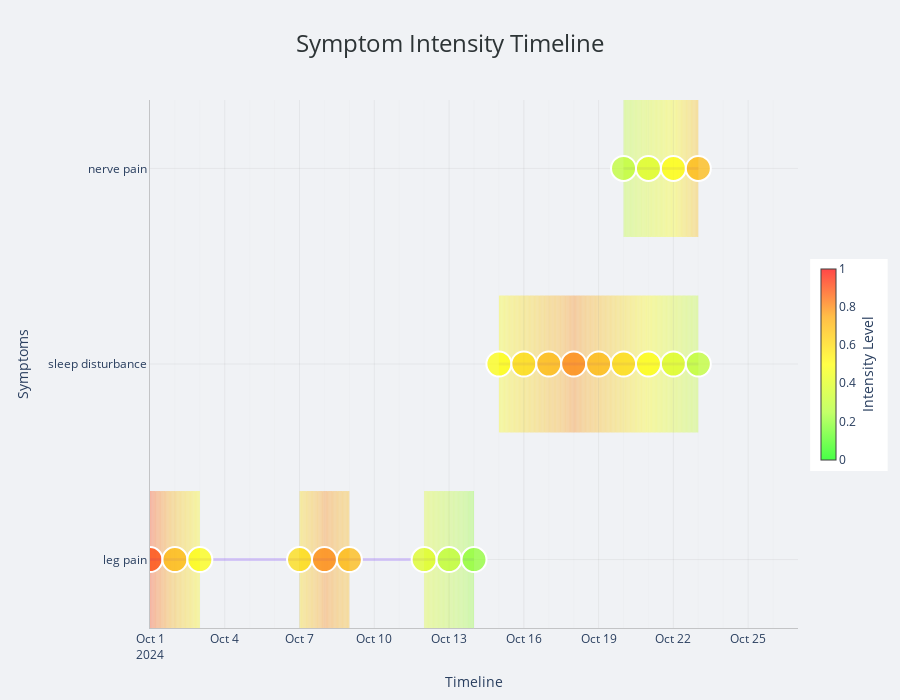

Notebook code cell kept with this figure:
### Code cell
import pandas as pd
import plotly.graph_objects as go

data = [
    {"symptom": "leg pain", "date": "2024-10-01", "is_active": True, "intensity": 0.9, "reason": "Patient reports severe leg pain, difficulty walking"},
    {"symptom": "leg pain", "date": "2024-10-02", "is_active": True, "intensity": 0.7, "reason": "Leg pain continues but slightly improved with prescribed medication"},
    {"symptom": "leg pain", "date": "2024-10-03", "is_active": True, "intensity": 0.5, "reason": "Moderate leg pain, patient able to walk short distances"},
    {"symptom": "leg pain", "date": "2024-10-04", "is_active": False, "intensity": 0.0, "reason": "No leg pain reported today"},
    {"symptom": "leg pain", "date": "2024-10-05", "is_active": False, "intensity": 0.0, "reason": "Patient remains pain free"},
    {"symptom": "leg pain", "date": "2024-10-06", "is_active": False, "intensity": 0.0, "reason": "No leg pain symptoms"},
    {"symptom": "leg pain", "date": "2024-10-07", "is_active": True, "intensity": 0.6, "reason": "Leg pain has returned, moderate intensity"},
    {"symptom": "leg pain", "date": "2024-10-08", "is_active": True, "intensity": 0.8, "reason": "Significant increase in leg pain, limiting mobility"},
    {"symptom": "leg pain", "date": "2024-10-09", "is_active": True, "intensity": 0.7, "reason": "Leg pain remains high but slightly improved from yesterday"},
    {"symptom": "leg pain", "date": "2024-10-10", "is_active": False, "intensity": 0.0, "reason": "Pain has subsided completely"},
    {"symptom": "leg pain", "date": "2024-10-11", "is_active": False, "intensity": 0.0, "reason": "No pain reported"},
    {"symptom": "leg pain", "date": "2024-10-12", "is_active": True, "intensity": 0.4, "reason": "Mild leg pain has returned"},
    {"symptom": "leg pain", "date": "2024-10-13", "is_active": True, "intensity": 0.3, "reason": "Minimal leg pain, well controlled"},
    {"symptom": "leg pain", "date": "2024-10-14", "is_active": True, "intensity": 0.2, "reason": "Very mild leg pain, continuing to improve"},

    {"symptom": "sleep disturbance", "date": "2024-10-15", "is_active": True, "intensity": 0.5, "reason": "Patient reports moderate difficulty falling asleep"},
    {"symptom": "sleep disturbance", "date": "2024-10-16", "is_active": True, "intensity": 0.6, "reason": "Sleep issues worsening, waking up multiple times"},
    {"symptom": "sleep disturbance", "date": "2024-10-17", "is_active": True, "intensity": 0.7, "reason": "Significant sleep disruption, affecting daytime function"},
    {"symptom": "sleep disturbance", "date": "2024-10-18", "is_active": True, "intensity": 0.8, "reason": "Severe insomnia, only getting 2-3 hours of sleep"},
    {"symptom": "sleep disturbance", "date": "2024-10-19", "is_active": True, "intensity": 0.7, "reason": "Sleep slightly improved but still significantly disturbed"},
    {"symptom": "sleep disturbance", "date": "2024-10-20", "is_active": True, "intensity": 0.6, "reason": "Moderate sleep issues, medication helping somewhat"},
    {"symptom": "sleep disturbance", "date": "2024-10-21", "is_active": True, "intensity": 0.5, "reason": "Sleep quality improving with treatment"},
    {"symptom": "sleep disturbance", "date": "2024-10-22", "is_active": True, "intensity": 0.4, "reason": "Mild sleep disturbance, getting better rest"},
    {"symptom": "sleep disturbance", "date": "2024-10-23", "is_active": True, "intensity": 0.3, "reason": "Minor sleep issues, mostly resolved"},
    {"symptom": "sleep disturbance", "date": "2024-10-24", "is_active": False, "intensity": 0.0, "reason": "Sleep has returned to normal"},

    {"symptom": "nerve pain", "date": "2024-10-20", "is_active": True, "intensity": 0.3, "reason": "Patient reports new onset of tingling sensation"},
    {"symptom": "nerve pain", "date": "2024-10-21", "is_active": True, "intensity": 0.4, "reason": "Nerve pain increasing, spreading to larger area"},
    {"symptom": "nerve pain", "date": "2024-10-22", "is_active": True, "intensity": 0.5, "reason": "Moderate nerve pain with occasional sharp sensations"},
    {"symptom": "nerve pain", "date": "2024-10-23", "is_active": True, "intensity": 0.7, "reason": "Severe nerve pain, significantly affecting daily activities"},
    {"symptom": "nerve pain", "date": "2024-10-27", "is_active": False, "intensity": 0.0, "reason": "Nerve pain has resolved completely"}
]

df = pd.DataFrame(data)
df['date'] = pd.to_datetime(df['date'])
date_range = df['date'].agg(['min', 'max'])
active_symptoms = df[df['is_active']].copy()

color_scale = [
    [0, 'rgba(0,255,0,0.7)'],      # Light green with transparency
    [0.25, 'rgba(173,255,47,0.7)'], # Light yellowgreen with transparency
    [0.5, 'rgba(255,255,0,0.7)'],   # Light yellow with transparency
    [0.75, 'rgba(255,165,0,0.7)'],  # Light orange with transparency
    [1, 'rgba(255,0,0,0.7)']        # Light red with transparency
]

def get_color_from_intensity(intensity):
    if intensity <= 0:
        return 'rgba(0,255,0,0.35)'
    elif intensity <= 0.25:
        r = int(0 + (173-0) * (intensity/0.25))
        g = 255
        b = int(0 + (47-0) * (intensity/0.25))
        return f'rgba({r},{g},{b},0.35)'
    elif intensity <= 0.5:
        r = int(173 + (255-173) * ((intensity-0.25)/0.25))
        g = 255
        b = int(47 + (0-47) * ((intensity-0.25)/0.25))
        return f'rgba({r},{g},{b},0.35)'
    elif intensity <= 0.75:
        r = 255
        g = int(255 + (165-255) * ((intensity-0.5)/0.25))
        b = 0
        return f'rgba({r},{g},{b},0.35)'
    else:
        r = 255
        g = int(165 + (0-165) * ((intensity-0.75)/0.25))
        b = 0
        return f'rgba({r},{g},{b},0.35)'

# Enhanced hover text with emoji indicators and reasons
active_symptoms['hover_text'] = (
    '📅 Date: ' + active_symptoms['date'].dt.strftime('%Y-%m-%d') + 
    '<br>🔥 Intensity: ' + active_symptoms['intensity'].astype(str) +
    '<br>📝 Reason: ' + active_symptoms['reason']
)

fig = go.Figure()

# Get unique symptom positions
unique_symptoms = active_symptoms['symptom'].unique()
symptom_positions = {symptom: i for i, symptom in enumerate(unique_symptoms)}

# Add traces for each symptom with enhanced styling
for symptom in unique_symptoms:
    mask = active_symptoms['symptom'] == symptom
    symptom_data = active_symptoms[mask].sort_values('date')
    y_position = symptom_positions[symptom]
    
    # Add connecting gradient shapes with glowing effect
    for i in range(len(symptom_data)-1):
        # Get the next point in the original dataset after current point
        current_date = symptom_data['date'].iloc[i]
        next_date = symptom_data['date'].iloc[i+1]
        
        # Find any inactive points between these dates
        inactive_between = df[
            (df['symptom'] == symptom) & 
            (df['date'] > current_date) & 
            (df['date'] < next_date) & 
            (~df['is_active'])
        ]
        
        # Only add the colored boxes if there are no inactive points between
        if len(inactive_between) == 0:
            # Create multiple small rectangles to create a smooth gradient effect
            num_steps = 20  # Number of gradient steps
            start_intensity = symptom_data['intensity'].iloc[i]
            end_intensity = symptom_data['intensity'].iloc[i+1]
            
            for step in range(num_steps):
                # Calculate the position and intensity for this step
                x0 = current_date + (next_date - current_date) * (step/num_steps)
                x1 = current_date + (next_date - current_date) * ((step+1)/num_steps)
                intensity = start_intensity + (end_intensity - start_intensity) * (step/num_steps)
                
                # Add a trail to the leftmost box of a sequence
                if step == 0:
                    x0 = current_date
                    x1 = current_date + (next_date - current_date) * (0.1/num_steps)
                    fig.add_shape(
                        type="rect",
                        x0=x0,
                        x1=x1,
                        y0=y_position-0.35,
                        y1=y_position+0.35,
                        fillcolor=get_color_from_intensity(intensity),
                        line=dict(width=0),
                        layer='below'
                    )
                # Add a transparent trail to the left of the next box if the sequence was interrupted by an is_active = False
                elif len(inactive_between) > 0:
                    x0 = current_date
                    x1 = current_date + (next_date - current_date) * (0.1/num_steps)
                    fig.add_shape(
                        type="rect",
                        x0=x0,
                        x1=x1,
                        y0=y_position-0.35,
                        y1=y_position+0.35,
                        fillcolor='rgba(255,255,255,0)',
                        line=dict(width=0),
                        layer='below'
                    )
                
                fig.add_shape(
                    type="rect",
                    x0=x0,
                    x1=x1,
                    y0=y_position-0.35,
                    y1=y_position+0.35,
                    fillcolor=get_color_from_intensity(intensity),
                    line=dict(width=0),
                    layer='below'
                )
    
    fig.add_trace(
        go.Scatter(
            x=symptom_data['date'],
            y=[y_position] * len(symptom_data),
            mode='markers+lines',
            marker=dict(
                size=25,
                symbol='circle',
                color=symptom_data['intensity'],
                colorscale=color_scale,
                showscale=True,
                cmin=0.0,  # Set minimum of color scale
                cmax=1.0,  # Set maximum of color scale
                colorbar=dict(
                    title="Intensity Level",
                    titleside="right",
                    thickness=15,
                    len=0.4,
                    bgcolor='rgba(255,255,255,0.9)',
                    bordercolor='rgba(255,255,255,0.9)',
                    tickfont=dict(size=12),
                    tickmode='linear',
                    tick0=0.0,
                    dtick=0.2
                ),
                line=dict(color='white', width=2)
            ),
            line=dict(
                color='rgba(153, 102, 255, 0.3)',
                width=3
            ),
            name=symptom,
            hovertext=symptom_data['hover_text'],
            hoverinfo='text',
        )
    )

fig.update_layout(
    title=dict(
        text="Symptom Intensity Timeline",
        font=dict(size=24, color='#2d3436'),
        x=0.5,
        y=0.95
    ),
    paper_bgcolor='rgba(240,242,245,0.95)',
    plot_bgcolor='rgba(240,242,245,0.95)',
    xaxis=dict(
        title="Timeline",
        title_font=dict(size=14),
        type='date',
        range=[date_range['min'], date_range['max']],
        showgrid=True,
        gridcolor='rgba(128,128,128,0.2)',
        linecolor='rgba(128,128,128,0.4)',
        zeroline=False
    ),
    yaxis=dict(
        title="Symptoms",
        title_font=dict(size=14),
        ticktext=list(unique_symptoms),
        tickvals=list(range(len(unique_symptoms))),
        categoryorder="array",
        categoryarray=list(unique_symptoms),
        gridcolor='rgba(128,128,128,0.2)',
        linecolor='rgba(128,128,128,0.4)',
        zeroline=False
    ),
    height=700,
    showlegend=False,
    margin=dict(l=150, r=100, t=100, b=50),
    hoverlabel=dict(
        bgcolor="white",
        font_size=12,

    )
)

# Add subtle grid pattern
fig.update_xaxes(
    showgrid=True,
    gridwidth=1,
    gridcolor='rgba(128,128,128,0.1)',
    minor=dict(
        showgrid=True,
        gridwidth=0.5,
        gridcolor='rgba(128,128,128,0.05)'
    )
)
fig.update_yaxes(
    showgrid=True,
    gridwidth=1,
    gridcolor='rgba(128,128,128,0.1)'
)

fig.show()
